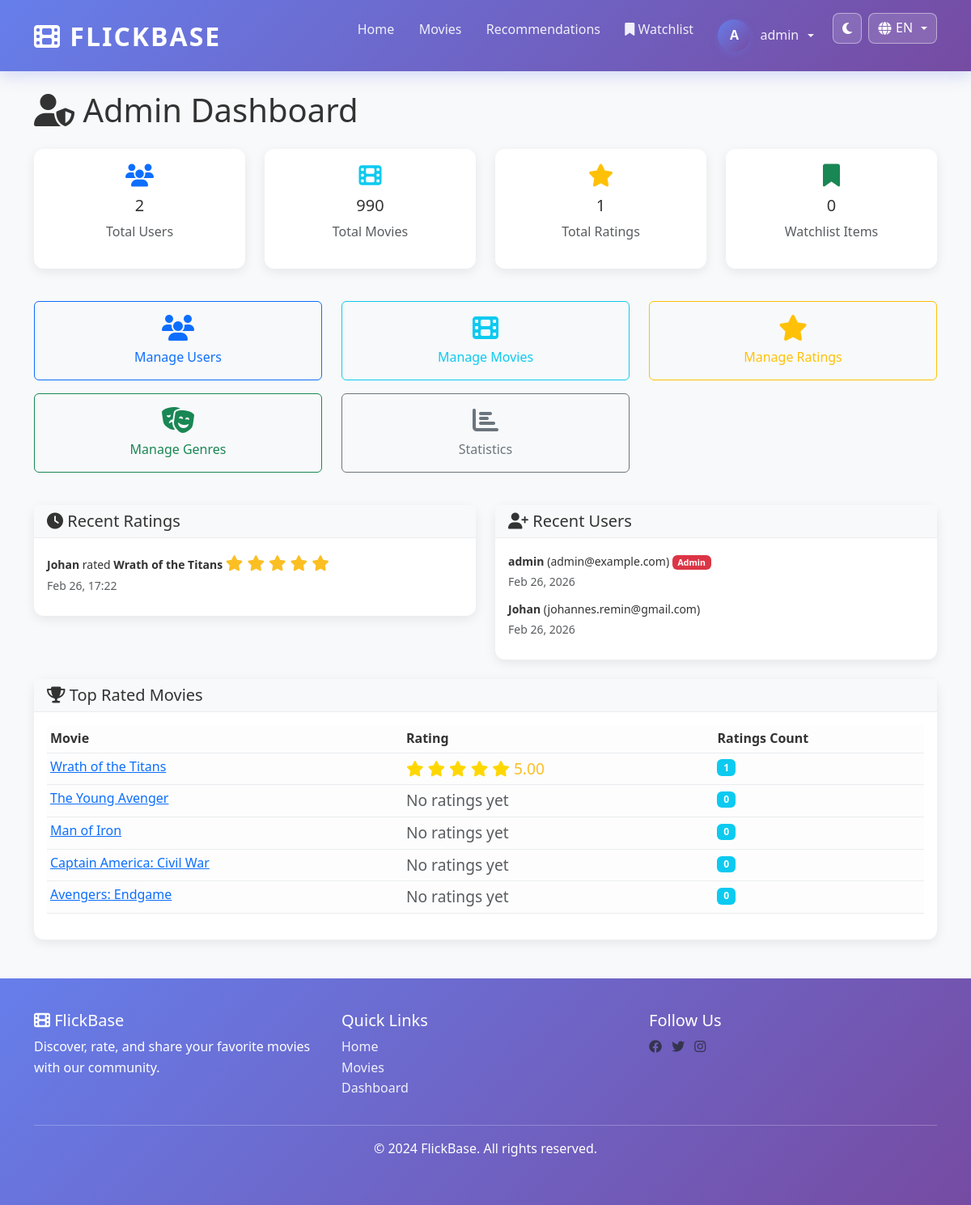
The app's page /admin/ (signed in) with its own data.
### app/models.py (models this page shows, shortened)
class User(UserMixin, db.Model):
    __tablename__ = 'users'
    id = db.Column(db.Integer, primary_key=True)
    username = db.Column(db.String(80), unique=True, nullable=False, index=True)
    email = db.Column(db.String(120), unique=True, nullable=False, index=True)
    password_hash = db.Column(db.String(255), nullable=False)
    is_admin = db.Column(db.Boolean, default=False)
    created_at = db.Column(db.DateTime, default=utcnow)
    updated_at = db.Column(db.DateTime, default=utcnow, onupdate=utcnow)
    ratings = db.relationship('Rating', backref='user', lazy=True, cascade='all, delete-orphan')
    watchlist = db.relationship('Watchlist', backref='user', lazy=True, cascade='all, delete-orphan')

class Rating(db.Model):
    __tablename__ = 'ratings'
    id = db.Column(db.Integer, primary_key=True)
    user_id = db.Column(db.Integer, db.ForeignKey('users.id'), nullable=False, index=True)
    movie_id = db.Column(db.Integer, db.ForeignKey('movies.id'), nullable=False, index=True)
    rating = db.Column(db.Integer, nullable=False)  # 1-5 stars
    review = db.Column(db.Text, nullable=True)
    created_at = db.Column(db.DateTime, default=utcnow, index=True)
    updated_at = db.Column(db.DateTime, default=utcnow, onupdate=utcnow)
    __table_args__ = (db.UniqueConstraint('user_id', 'movie_id', name='unique_user_movie_rating'),)

class Movie(db.Model):
    __tablename__ = 'movies'
    id = db.Column(db.Integer, primary_key=True)
    title = db.Column(db.String(255), nullable=False, index=True)
    description = db.Column(db.Text, nullable=False)
    year = db.Column(db.Integer, nullable=False, index=True)
    poster_url = db.Column(db.String(500), nullable=True)  # URL to poster image
    tmdb_id = db.Column(db.Integer, nullable=True, unique=True, index=True)  # For TMDB API integration
    created_at = db.Column(db.DateTime, default=utcnow, index=True)
    updated_at = db.Column(db.DateTime, default=utcnow, onupdate=utcnow)
    ratings = db.relationship('Rating', backref='movie', lazy=True, cascade='all, delete-orphan')
    watchlist = db.relationship('Watchlist', backref='movie', lazy=True, cascade='all, delete-orphan')

### app/routes/admin.py (the view)
@admin_bp.route('/')
@login_required
@admin_required
def dashboard():
    total_users = User.query.count()
    total_movies = Movie.query.count()
    total_ratings = Rating.query.count()
    total_watchlist = Watchlist.query.count()
    recent_ratings = Rating.query.order_by(Rating.created_at.desc()).limit(10).all()
    recent_users = User.query.order_by(User.created_at.desc()).limit(5).all()
    top_movies = db.session.query(
        Movie,
        func.avg(Rating.rating).label('avg_rating'),
        func.count(Rating.id).label('rating_count')
    ).outerjoin(Rating).group_by(Movie.id).order_by(
        func.avg(Rating.rating).desc()
    ).limit(5).all()
    active_users = db.session.query(
        User,
        func.count(Rating.id).label('rating_count')
    ).outerjoin(Rating).group_by(User.id).order_by(
        func.count(Rating.id).desc()
    ).limit(5).all()
    return render_template('admin/dashboard.html',
                         total_users=total_users,
                         total_movies=total_movies,
                         total_ratings=total_ratings,
                         total_watchlist=total_watchlist,
                         recent_ratings=recent_ratings,
                         recent_users=recent_users,
                         top_movies=top_movies,
                         active_users=active_users)

### app/templates/admin/dashboard.html (shortened to what this page needs)
{% extends "base.html" %}
{% block content %}
<h1 class="mb-4"><i class="fas fa-user-shield"></i> Admin Dashboard</h1>
<div class="row mb-4">
    <div class="col-md-3 mb-3">
        <div class="card text-center">
            <div class="card-body">
                <h3><i class="fas fa-users text-primary"></i></h3>
                <h5>{{ total_users }}</h5>
                <p class="text-muted">Total Users</p>
            </div>
        </div>
    </div>
    <div class="col-md-3 mb-3">
        <div class="card text-center">
            <div class="card-body">
                <h3><i class="fas fa-film text-info"></i></h3>
                <h5>{{ total_movies }}</h5>
                <p class="text-muted">Total Movies</p>
            </div>
        </div>
    </div>
    <div class="col-md-3 mb-3">
        <div class="card text-center">
            <div class="card-body">
                <h3><i class="fas fa-star text-warning"></i></h3>
                <h5>{{ total_ratings }}</h5>
                <p class="text-muted">Total Ratings</p>
            </div>
        </div>
    </div>
    <div class="col-md-3 mb-3">
        <div class="card text-center">
            <div class="card-body">
                <h3><i class="fas fa-bookmark text-success"></i></h3>
                <h5>{{ total_watchlist }}</h5>
                <p class="text-muted">Watchlist Items</p>
            </div>
        </div>
    </div>
</div>
<div class="row mb-4">
    <div class="col-md-4 mb-3">
        <a href="{{ url_for('admin.manage_users') }}" class="btn btn-outline-primary w-100 py-3">
            <i class="fas fa-users fa-2x d-block mb-2"></i> Manage Users
        </a>
    </div>
    <div class="col-md-4 mb-3">
        <a href="{{ url_for('admin.manage_movies') }}" class="btn btn-outline-info w-100 py-3">
            <i class="fas fa-film fa-2x d-block mb-2"></i> Manage Movies
        </a>
    </div>
    <div class="col-md-4 mb-3">
        <a href="{{ url_for('admin.manage_ratings') }}" class="btn btn-outline-warning w-100 py-3">
            <i class="fas fa-star fa-2x d-block mb-2"></i> Manage Ratings
        </a>
    </div>
    <div class="col-md-4 mb-3">
        <a href="{{ url_for('admin.manage_genres') }}" class="btn btn-outline-success w-100 py-3">
            <i class="fas fa-theater-masks fa-2x d-block mb-2"></i> Manage Genres
        </a>
    </div>
    <div class="col-md-4 mb-3">
        <a href="{{ url_for('admin.stats') }}" class="btn btn-outline-secondary w-100 py-3">
            <i class="fas fa-chart-bar fa-2x d-block mb-2"></i> Statistics
        </a>
    </div>
</div>
<div class="row">
    <div class="col-md-6">
        <div class="card">
            <div class="card-header">
                <h5 class="mb-0"><i class="fas fa-clock"></i> Recent Ratings</h5>
            </div>
            <div class="card-body">
                {% for rating in recent_ratings[:5] %}
                <div class="mb-2">
                    <small>
                        <strong>{{ rating.user.username }}</strong> rated
                        <strong>{{ rating.movie.title }}</strong>
                        <span class="rating-stars">
                            {% for i in range(1, 6) %}
                                {% if i <= rating.rating %}<i class="fas fa-star"></i>{% else %}<i class="far fa-star"></i>{% endif %}
                            {% endfor %}
                        </span>
                    </small><br>
                    <small class="text-muted">{{ rating.created_at.strftime('%b %d, %H:%M') }}</small>
                </div>
                {% endfor %}
            </div>
        </div>
    </div>
    <div class="col-md-6">
        <div class="card">
            <div class="card-header">
                <h5 class="mb-0"><i class="fas fa-user-plus"></i> Recent Users</h5>
            </div>
            <div class="card-body">
                {% for user in recent_users %}
                <div class="mb-2">
                    <small>
                        <strong>{{ user.username }}</strong>
                        ({{ user.email }})
                        {% if user.is_admin %}<span class="badge bg-danger">Admin</span>{% endif %}
                    </small><br>
                    <small class="text-muted">{{ user.created_at.strftime('%b %d, %Y') }}</small>
                </div>
                {% endfor %}
            </div>
        </div>
    </div>
</div>
<div class="row mt-4">
    <div class="col-md-12">
        <div class="card">
            <div class="card-header">
                <h5 class="mb-0"><i class="fas fa-trophy"></i> Top Rated Movies</h5>
            </div>
            <div class="card-body">
                <table class="table table-sm">
                    <thead>
                        <tr>
                            <th>Movie</th>
                            <th>Rating</th>
                            <th>Ratings Count</th>
                        </tr>
                    </thead>
                    <tbody>
                        {% for movie, avg_rating, rating_count in top_movies %}
                        <tr>
                            <td>
                                <a href="{{ url_for('admin.view_movie', movie_id=movie.id) }}">{{ movie.title }}</a>
                            </td>
                            <td>
                                <span class="rating-stars">
                                    {% if avg_rating %}
                                        {% for i in range(1, 6) %}
                                            {% if i <= avg_rating %}<i class="fas fa-star" style="color: gold;"></i>
                                            {% elif i - avg_rating < 1 %}<i class="fas fa-star-half-alt" style="color: gold;"></i>
                                            {% else %}<i class="far fa-star"></i>{% endif %}
                                        {% endfor %}
                                        {{ "%.2f"|format(avg_rating) }}
                                    {% else %}
                                        <span class="text-muted">No ratings yet</span>
                                    {% endif %}
                                </span>
                            </td>
                            <td><span class="badge bg-info">{{ rating_count }}</span></td>
                        </tr>
                        {% endfor %}
                    </tbody>
                </table>
            </div>
        </div>
    </div>
</div>
{% endblock %}

### app/templates/base.html (shortened to what this page needs)
<!DOCTYPE html>
<html lang="{{ current_lang or 'en' }}" data-bs-theme="light">
<head>
    <link href="https://cdn.jsdelivr.net/npm/bootstrap@5.3.0/dist/css/bootstrap.min.css" rel="stylesheet">
    <link rel="stylesheet" href="https://cdnjs.cloudflare.com/ajax/libs/font-awesome/6.4.0/css/all.min.css">
    <link rel="stylesheet" href="{{ url_for('static', filename='css/dark-mode.css') }}">
</head>
<body>
    <nav class="navbar navbar-expand-lg navbar-light sticky-top">
        <div class="container">
            <a class="navbar-brand" href="{{ url_for('movie.home') }}">
                <i class="fas fa-film"></i> FlickBase
            </a>
            <div class="collapse navbar-collapse" id="navbarNav">
                <ul class="navbar-nav ms-auto">
                    <li class="nav-item">
                        <a class="nav-link" href="{{ url_for('movie.home') }}">{{ t('nav.home') }}</a>
                    </li>
                    <li class="nav-item">
                        <a class="nav-link" href="{{ url_for('movie.movies') }}">{{ t('nav.movies') }}</a>
                    </li>
                    {% if current_user.is_authenticated %}
                        <li class="nav-item">
                            <a class="nav-link" href="{{ url_for('movie.recommendations') }}">{{ t('nav.recommendations') }}</a>
                        </li>
                        <li class="nav-item">
                            <a class="nav-link" href="{{ url_for('movie.watchlist') }}">
                                <i class="fas fa-bookmark"></i> {{ t('nav.watchlist') }}
                            </a>
                        </li>
                        <li class="nav-item dropdown">
                            <a class="nav-link dropdown-toggle" href="#" id="userDropdown" role="button" data-bs-toggle="dropdown">
                                <div class="avatar">{{ current_user.username[0].upper() }}</div>
                                {{ current_user.username }}
                            </a>
                        </li>
                    {% endif %}
                    <li class="nav-item ms-2">
                        <button id="themeToggleBtn" class="theme-toggle-btn" type="button" title="{{ t('nav.theme') }}" aria-label="{{ t('nav.theme') }}">
                            <i class="fas fa-moon"></i>
                        </button>
                    </li>
                    <li class="nav-item dropdown ms-2">
                        <button class="lang-switch-btn dropdown-toggle" data-bs-toggle="dropdown" aria-expanded="false" title="{{ t('nav.language') }}">
                            <i class="fas fa-globe"></i> {{ current_lang|upper }}
                        </button>
                    </li>
                </ul>
            </div>
        </div>
    </nav>
    <main class="container my-4">
        {% block content %}{% endblock %}
    </main>
    <footer class="footer mt-5">
        <div class="container">
            <div class="row">
                <div class="col-md-4">
                    <h5><i class="fas fa-film"></i> FlickBase</h5>
                    <p>{{ t('footer.description') }}</p>
                </div>
                <div class="col-md-4">
                    <h5>{{ t('footer.quick_links') }}</h5>
                    <ul class="list-unstyled">
                        <li><a href="{{ url_for('movie.home') }}">{{ t('nav.home') }}</a></li>
                        <li><a href="{{ url_for('movie.movies') }}">{{ t('nav.movies') }}</a></li>
                        {% if current_user.is_authenticated %}
                            <li><a href="{{ url_for('user.dashboard') }}">{{ t('nav.dashboard') }}</a></li>
                        {% endif %}
                    </ul>
                </div>
                <div class="col-md-4">
                    <h5>{{ t('footer.follow_us') }}</h5>
                    <a href="#" class="text-muted me-2"><i class="fab fa-facebook"></i></a>
                    <a href="#" class="text-muted me-2"><i class="fab fa-twitter"></i></a>
                    <a href="#" class="text-muted me-2"><i class="fab fa-instagram"></i></a>
                </div>
            </div>
            <hr class="bg-light">
            <div class="text-center">
                <p>&copy; 2024 FlickBase. {{ t('footer.rights') }}</p>
            </div>
        </div>
    </footer>
</body>
</html>

### records on screen
User: username "A", username "admin", email "admin@example.com", is_admin "Admin", created_at "Feb 26, 2026"
Rating: user.username "Johan", movie "Wrath of the Titans", rating 5 (drawn), created_at "Feb 26, 17:22"
User: username "Johan", email "johannes.remin@gmail.com", created_at "Feb 26, 2026"
Movie: title "Wrath of the Titans", avg_rating "5.00", rating_count "1"
Movie: title "The Young Avenger", shows "No ratings yet", rating_count "0"
Movie: title "Man of Iron", shows "No ratings yet", rating_count "0"
Movie: title "Captain America: Civil War", shows "No ratings yet", rating_count "0"
Movie: title "Avengers: Endgame", shows "No ratings yet", rating_count "0"

### other values on screen
{{ t('nav.home') }} "Home"
{{ t('nav.movies') }} "Movies"
{{ t('nav.recommendations') }} "Recommendations"
{{ t('nav.watchlist') }} "Watchlist"
{{ current_lang|upper }} "EN"
{{ total_users }} "2"
{{ total_movies }} "990"
{{ total_ratings }} "1"
{{ total_watchlist }} "0"
{{ t('footer.description') }} "Discover, rate, and share your favorite movies with our community."
{{ t('footer.quick_links') }} "Quick Links"
{{ t('nav.dashboard') }} "Dashboard"
{{ t('footer.follow_us') }} "Follow Us"
{{ t('footer.rights') }} "All rights reserved."
